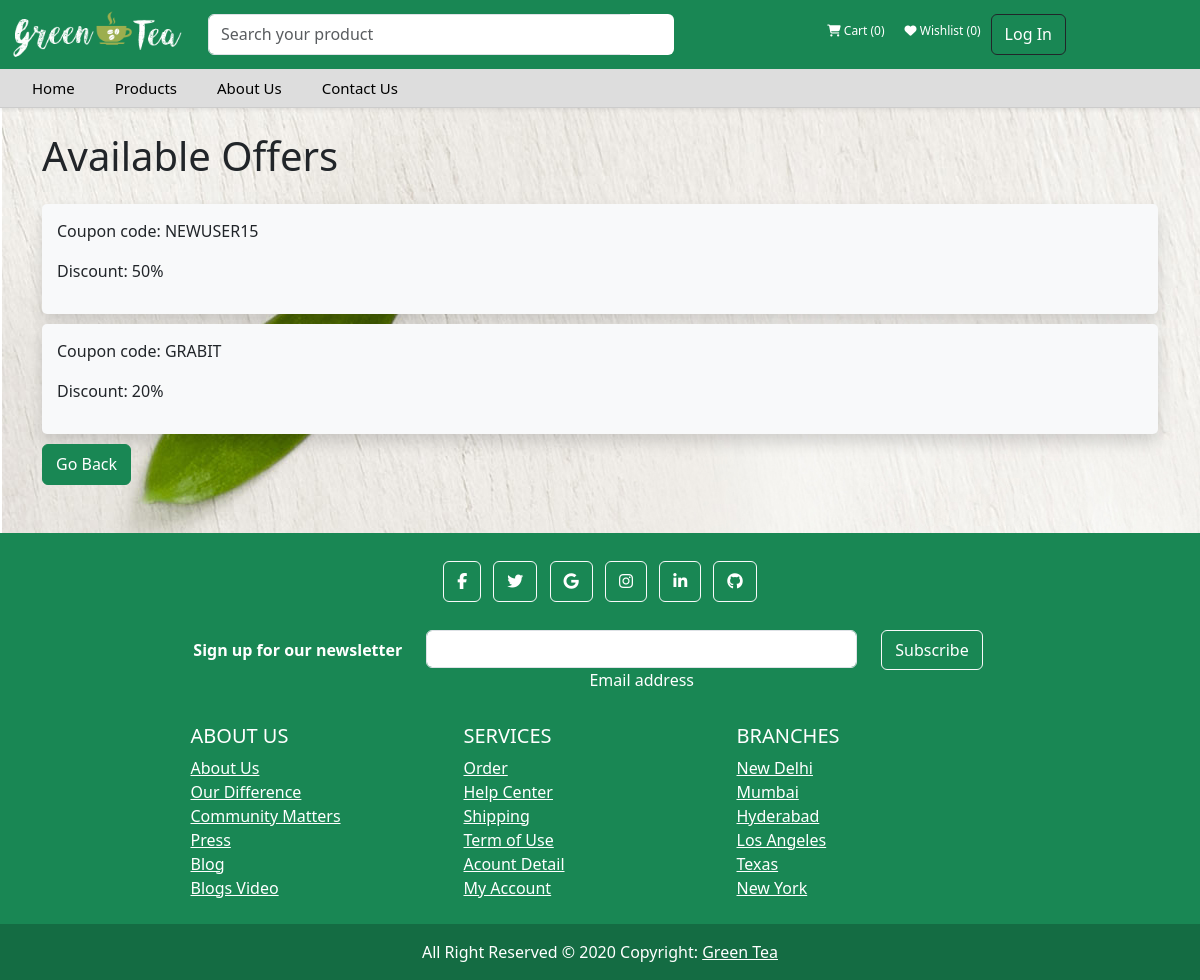
The app's page /viewcoupon.php with its own data.
### tables this page shows
CREATE TABLE `offers` (
  `coupon_id` int(11) NOT NULL,
  `coupon_code` text NOT NULL,
  `create_time` datetime NOT NULL DEFAULT current_timestamp(),
  `expiry_time` int(11) DEFAULT NULL,
  `discount` int(255) NOT NULL,
  `minimum_order` int(11) NOT NULL,
  `coupon_status` varchar(255) NOT NULL DEFAULT 'Active'
);

### viewcoupon.php (the view, shortened to what this page needs)
<?php
include 'header.php';
?>
<!DOCTYPE html>
<html lang="en">
<head>
    <link href="path/to/bootstrap.min.css" rel="stylesheet">
</head>
<body>
    <div class="container">
        <h1 class="my-4">Available Offers</h1>
        <?php
        $offer = mysqli_query($con, "SELECT * FROM offers");
        while ($detail = $offer->fetch_assoc()) {
            ?>
            <div class="coupon-container shadow">
                <p>Coupon code: <?php echo $detail['coupon_code'] ?></p>
                <p>Discount: <?php echo $detail['discount'] ?>%</p>
            </div>
            <?php
        }
        ?>
        <a href="cart.php" class="btn btn-success">Go Back</a>
    </div>
<?php
include 'footer.php';
?>
</body>
</html>

### style.css (style rules this page uses)
* { max-width: 100%; max-height: 100%; }
body { background-image: url(image/body-bg.jpg); }
.btn { line-height: 1.8; background-color: #198754; padding: 5px 13px; display: inline-block; color: #fff; text-transform: capitalize; font-family: inherit; font-size: 16px; cursor: pointer; user-select: none; position: relative; overflow: hidden; vertical-align: middle; transition: color 0.3s ease; z-index: 2; }
.btn::before { position: absolute; content: ''; left: 0; top: 0; background: #42bf85; height: 100%; width: 0; z-index: -1; transition: width 0.3s ease; }

### viewcoupon.php (style rules this page uses)
.coupon-container { background-color: #f8f9fa; padding: 15px; border-radius: 5px; margin-bottom: 10px; }

### records on screen
offers: coupon_code "NEWUSER15", discount "50"
offers: coupon_code "GRABIT", discount "20"
